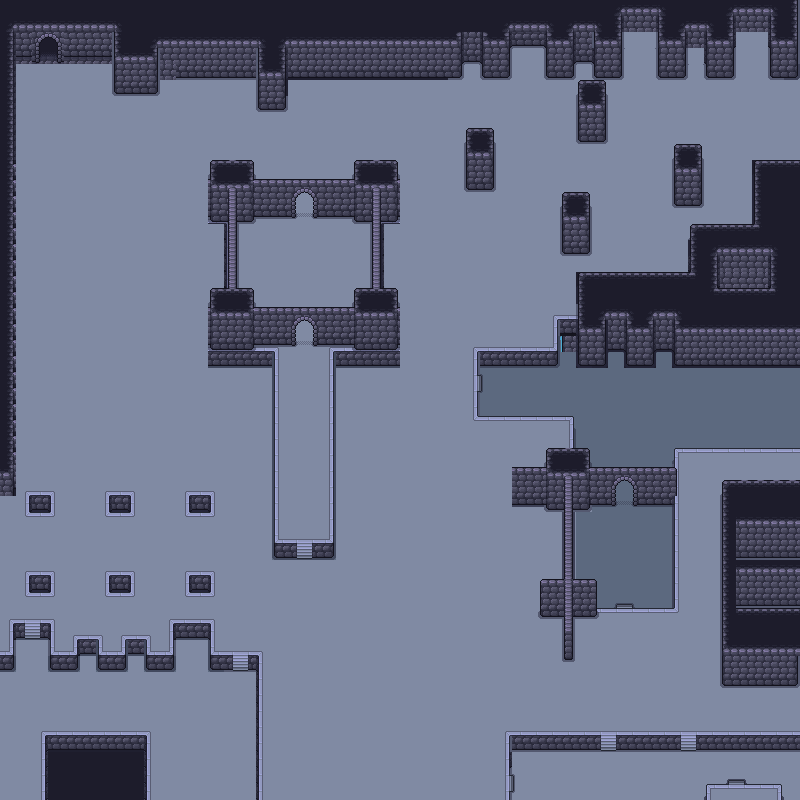

A 2D game scene composited from a Tiled map and its tileset images. What follows is a short description and the map's XML, with each tile layer's data collapsed to a summary:
An orthogonal 50x50 tile map with 16x16 px tiles, 4 tile layers (Tile Layer 5, floor, block, Walls), 4 tilesets and 84 objects.

<map version="1.10" tiledversion="1.11.2" orientation="orthogonal" renderorder="right-down" width="50" height="50" tilewidth="16" tileheight="16" infinite="0" nextlayerid="16" nextobjectid="177">
 <editorsettings>
  <export target="../Wizard-project/Assets/maps/map1.tmx" format="tmx" />
 </editorsettings>
 <tileset firstgid="1" source="Water_coasts_animation.tsx" />
 <tileset firstgid="787" source="walls_floor.tsx" />
 <tileset firstgid="1280" source="Objects.tsx" />
 <tileset firstgid="1496" source="Assets_source.tsx" />
 <layer id="8" name="Tile Layer 5" width="50" height="50">
  <data>[2500 cells, 2069 non-empty, 3 distinct tile ids]</data>
 </layer>
 <layer id="2" name="floor" width="50" height="50">
  <data>[2500 cells, 2108 non-empty, 72 distinct tile ids]</data>
 </layer>
 <layer id="6" name="block" width="50" height="50">
  <data>[2500 cells, 527 non-empty, 88 distinct tile ids]</data>
 </layer>
 <layer id="1" name="Walls" width="50" height="50">
  <data>[2500 cells, 219 non-empty, 63 distinct tile ids]</data>
 </layer>
 <objectgroup id="9" name="Object Layer 1">
  <object id="4" x="210.75" y="162" width="42.5" height="60" />
  <object id="8" x="228" y="222.25" width="9" height="66" />
  <object id="9" x="210.5" y="289.25" width="43.5" height="60.25" />
  <object id="13" x="354.75" y="160.75" width="43.75" height="61" />
  <object id="14" x="372.5" y="221.5" width="8" height="67" />
  <object id="15" x="355" y="288.25" width="44.25" height="61.75" />
  <object id="19" x="335.25" y="352.5" width="64" height="13.5" />
  <object id="20" x="208.25" y="351.25" width="64" height="14.75" />
  <object id="21" x="275" y="543.75" width="13.75" height="14.25" />
  <object id="22" x="320" y="543.75" width="14.25" height="15" />
  <object id="23" x="13.6818" y="624.25" width="2.25" height="15.75" />
  <object id="24" x="-1.25" y="656" width="16" height="14.5" />
  <object id="25" x="50.5" y="655.25" width="27.75" height="15.75" />
  <object id="26" x="48.0454" y="624.227" width="2.47727" height="15" />
  <object id="27" x="77.5" y="640.545" width="20.75" height="15" />
  <object id="28" x="99.25" y="654.75" width="25.5" height="15.75" />
  <object id="29" x="126.205" y="640.636" width="20.5" height="14.5227" />
  <object id="30" x="147.75" y="655.25" width="25.75" height="15.25" />
  <object id="31" x="174.045" y="624.409" width="36.25" height="15.25" />
  <object id="32" x="210.364" y="655.205" width="13.25" height="14.25" />
  <object id="41" x="192.119" y="576.177" width="15.7784" height="15.7386" />
  <object id="42" x="112.148" y="576.148" width="15.8352" height="15.7386" />
  <object id="44" x="32.1363" y="496" width="15.7955" height="15.9773" />
  <object id="45" x="32.0057" y="576.091" width="15.875" height="15.8239" />
  <object id="46" x="111.903" y="496.142" width="16.1307" height="15.8864" />
  <object id="47" x="192.097" y="496.131" width="15.8693" height="15.8977" />
  <object id="48" x="-0.5" y="-0.5" width="15" height="411" />
  <object id="49" x="-0.5" y="409.5" width="16" height="87.5" />
  <object id="51" x="113.5" y="29" width="44.5" height="64.75" />
  <object id="55" x="158" y="39.75" width="303.25" height="39.5" />
  <object id="56" x="258.25" y="79.5909" width="27.5" height="30.1591" />
  <object id="59" x="460.75" y="24" width="20.75" height="38.5" />
  <object id="60" x="483" y="24.25" width="26" height="55" />
  <object id="62" x="508.75" y="15.25" width="36.5" height="30.75" />
  <object id="63" x="545.5" y="14" width="27.5" height="64.25" />
  <object id="64" x="573.5" y="23" width="19.5" height="39.25" />
  <object id="65" x="593.75" y="9" width="27.75" height="66" />
  <object id="67" x="659.25" y="8.5" width="27" height="66.8333" />
  <object id="75" x="252.667" y="180.75" width="35.1667" height="35.25" />
  <object id="77" x="319.333" y="180.667" width="34.6667" height="34" />
  <object id="79" x="254" y="306.667" width="33.6667" height="38.6667" />
  <object id="80" x="320.583" y="306.667" width="32.0833" height="40" />
  <object id="82" x="546.667" y="449.333" width="42.3334" height="18.3333" />
  <object id="85" x="647.25" y="466.667" width="26.4166" height="38.6667" />
  <object id="87" x="562.667" y="506" width="12" height="106" />
  <object id="89" x="721" y="478" width="78.333" height="209.333" />
  <object id="94" x="256" y="656.455" width="2" height="143.545" />
  <object id="98" x="674.5" y="327.5" width="125.5" height="38.5" />
  <object id="99" x="652.5" y="312.5" width="22" height="38.5" />
  <object id="100" x="625.5" y="329" width="27" height="36.5" />
  <object id="101" x="605.5" y="315" width="19.5" height="36.5" />
  <object id="102" x="577" y="329" width="28" height="37" />
  <object id="103" x="560.5" y="320.5" width="16" height="14.5" />
  <object id="104" x="477.25" y="352" width="79.75" height="12.75" />
  <object id="105" x="478.25" y="416" width="94" height="1.25" />
  <object id="106" x="476.5" y="400" width="2.25" height="15.75" />
  <object id="108" x="572.25" y="416.25" width="2.5" height="31.5" />
  <object id="109" x="674.75" y="448.25" width="125" height="0.25" />
  <object id="110" x="673.5" y="449.5" width="1.5" height="17.25" />
  <object id="111" x="674" y="506.25" width="0.5" height="101.5" />
  <object id="112" x="640.833" y="607.5" width="33.1667" height="1.25" />
  <object id="113" x="576" y="607.5" width="26.3333" height="1.5" />
  <object id="117" x="577.5" y="271.5" width="119" height="6" />
  <object id="118" x="578.5" y="273" width="8.5" height="57.5" />
  <object id="120" x="754.5" y="160.5" width="45.5" height="65.5" />
  <object id="123" x="14.5" y="25.75" width="17.5" height="36.5" />
  <object id="124" x="64.25" y="28.5" width="50.25" height="34" />
  <object id="127" x="685.5" y="24.5" width="20" height="22" />
  <object id="128" x="705" y="6.5" width="30" height="68.25" />
  <object id="130" x="769.5" y="7" width="28.25" height="67" />
  <object id="131" x="733" y="8" width="39.5" height="23" />
  <object id="132" x="618.5" y="6.5" width="42" height="26.5" />
  <object id="150" x="691" y="225" width="91" height="60" />
  <object id="152" x="510.333" y="468" width="91.9167" height="36.6667" />
  <object id="154" x="800.205" y="-2.37121" width="25.6667" height="805.667" />
  <object id="155" x="-22.9962" y="-0.40547" width="22.6667" height="800.667" />
  <object id="156" x="-1.33335" y="801.167" width="803.667" height="19.667" />
  <object id="157" x="45.6364" y="736.545" width="101.273" height="62.7273" />
  <object id="169" x="271.5" y="363" width="2.25" height="193.75" />
  <object id="171" x="468.25" y="131.25" width="24.75" height="59" />
  <object id="172" x="578.25" y="81.75" width="26.75" height="60" />
  <object id="173" x="562.75" y="193.5" width="26.75" height="60.25" />
  <object id="174" x="674.75" y="145.75" width="26.5" height="59.75" />
  <object id="175" x="333.636" y="366" width="1.85227" height="192.364" />
 </objectgroup>
</map>
